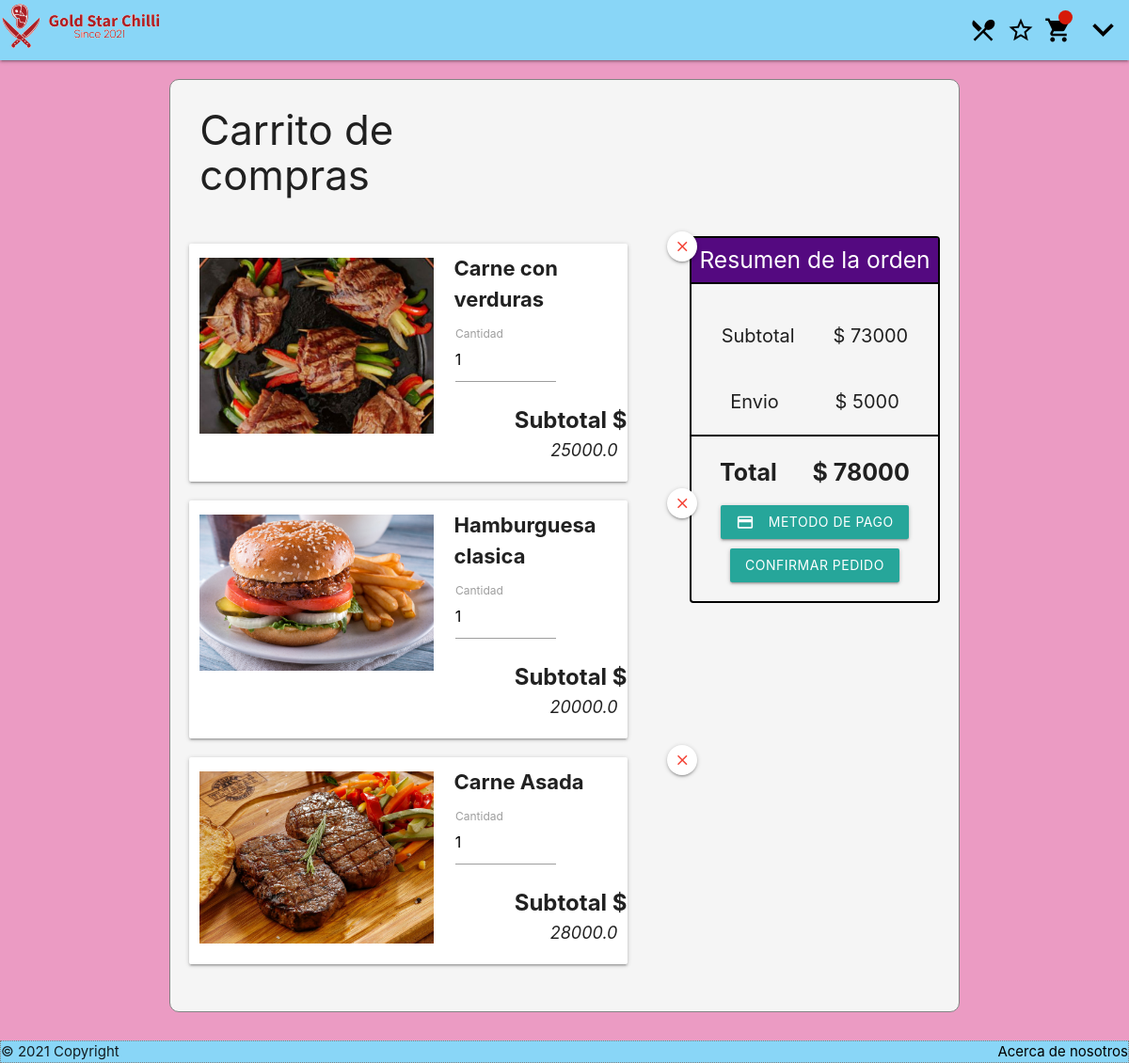
Page /Pedidos/ (signed in) on the committed database.
### tables this page shows
CREATE TABLE "detalles_plato" ("platos_id" INTEGER NOT NULL REFERENCES "platos" ("id"), "pedido_id" INTEGER NOT NULL REFERENCES "pedido" ("id"), "cantidad" INTEGER NOT NULL, "subtotal" FLOAT NOT NULL, PRIMARY KEY ("platos_id","pedido_id"));

CREATE TABLE platos (id INTEGER PRIMARY KEY AUTOINCREMENT NOT NULL, nombre TEXT NOT NULL, precio FLOAT NOT NULL, descripcion TEXT, imagen TEXT);

### app.py (the view, shortened to what this page needs)
@app.route('/Pedidos/',methods=["GET","POST"])
def pedidos():
    detalles=[]
    if es_usuario():
        if session["pedido"] != None:
            statement = "SELECT p.id, nombre, precio, imagen,cantidad,subtotal FROM platos as p inner join detalles_plato dp ON p.id = dp.platos_id where dp.pedido_id = ?;"
            parametros = [(session["pedido"])]
            detalles = consultarBD(statement,parametros)
    return render_template('pedidos.html',titulo='Carrito de compras',platos = detalles)

### app.py (called while the page is built)
def consultarBD(query,params):
    if(query != ''):
        valid = False
        try:
            sqliteConnection = sqlite3.connect('./data/GoldStar.sqlite')
            cursor = sqliteConnection.cursor()
            if params:
                cursor.execute(query,params)
            else:
                cursor.execute(query)
            result = cursor.fetchall()
            cursor.close()
            valid = True
        except sqlite3.Error as error:
            print("Error while connecting to sqlite", error)
        finally:
            if sqliteConnection:
                sqliteConnection.close()
                print("The SQLite connection is closed")
            if valid:
                return result
            else:
                return []

def es_usuario():
    if 'nit' in session:
        return True
    else:
        return False

### templates/pedidos.html (shortened to what this page needs)
{% extends "base.html" %}
{% block contenido %}
    <main>
    <div class="container">
        <div class="row">
            <div class="col m6"><h3 style="margin:20px 0px;">Carrito de compras</h3></div>
        </div>
        <div class="row">
            <div class="col m7 platos_del_carro">
                {% for plato in platos %}
                  <div class="row card hoverable platopedido" style="margin-bottom: 20px;">
                    <form action="/Pedidos/" method="post">
                        <button class="flotante_star white white-red btn-floating btn-small waves-effect waves-light" type="submit"><i class="material-icons red-text">close</i></button>
                    </form>
                    <div class="col m7" style="margin-top: 15px;">
                        <img src="/static/img/{{plato[3]}}" width="100%">
                    </div>
                    <div class="col m5">
                        <div class="row" style = "margin-bottom: 0px;">
                            <p style="font-size: 22px; font-weight: bold; margin: 10px; " >{{plato[1]}}</p>
                        </div>
                        <div class="row" style="margin-bottom: 0px;">
                            <div class="input-field col m8">
                                <input id="cantidad_pedido" name="cantidad_pedido" type="number" step="1" min="1" value="{{plato[4]}}">
                                <label for="cantidad_pedido">Cantidad</label>
                            </div>
                        </div>
                        <div class="row right-align">
                            <span style="font-size: x-large; font-weight: bold;">Subtotal $</span >
                            <span style="font-size: larger; font-style: italic; margin-right: 10px;">{{plato[2]}}</span >
                        </div>
                    </div>
                  </div>
                {% endfor %}
            </div>
            <div class="col m4 offset-m1 resumen_orden">
                <div class="row" style="background-color: rgb(84, 9, 128);">
                    <h5 class="center-align white-text" style="margin-top: 0; padding-top: 10px;">Resumen de la orden</h5>
                </div>
                <div class="row" >
                    <div class="col s12" style="display: flex; justify-content: space-around;">
                        {% if 'pedido' in session %}
                        <p>Subtotal  </p><p id="pedido_subtotal">$ </p>
                        {% else %}
                        <p>Subtotal  $ 0</p>
                        {% endif %}
                    </div>
                    <div class="col s12" style="display: flex; justify-content: space-around;">
                        <p>Envio</p><p>$ 5000</p>
                    </div>
                </div>
                <div class="row">
                    <div class="col s12" style="display: flex; justify-content: space-around; margin-bottom:15px;">
                        {% if 'pedido' in session%}
                        <span style="font-size:25px; font-weight: bold;">Total  </span>
                        <span style="font-size:25px; font-weight: bold;" id="pedido_total">$ </span>
                        {% else %}
                        <span style="font-size:25px; font-weight: bold;">Total  $ 0</span>
                        {% endif %}
                    </div>
                    <div class="col s12" style="display: flex;flex-direction: column;align-items: center;">
                        <a class="waves-effect waves-light btn"><i class="material-icons left">credit_card</i>Metodo de pago</a>
                        <form action="/Pedidos/" method="post">
                            <button class="waves-effect waves-light btn" style="margin-top: 10px;" type="submit">Confirmar pedido</button>
                        </form>
                    </div>
                </div>
            </div>
        </div>
    </div>
    </main>
{% endblock %}

### static/css/estilos.css (style rules this page uses)
:root { --header-height: 60px; }

### static/css/styles.css (style rules this page uses)
body { background-color: rgb(235, 155, 195); display: flex; min-height: 100vh; flex-direction: column; }
main { flex: 1 0 auto; }
.container { background-color: whitesmoke; border: 0.5px solid rgb(131, 131, 131); border-radius: 10px; margin-top: 20px ; margin-bottom: 30px ; padding: 10px 20px; }
.flotante_star { position: absolute; }
.platopedido .flotante_star { left: 508px; top: -13px; }
.resumen_orden { border: 2px solid black; border-radius: 4px; }
.resumen_orden div.row:nth-child(-n + 2) { border-bottom: 2px solid black; }
.resumen_orden .s12 p { font-size:20px; }

### rows in the picture
detalles_plato: imagen (picture), nombre "Carne con verduras", cantidad_pedido "1", precio "25000.0"
detalles_plato: imagen (picture), nombre "Hamburguesa clasica", cantidad_pedido "1", precio "20000.0"
detalles_plato: imagen (picture), nombre "Carne Asada", cantidad_pedido "1", precio "28000.0"
